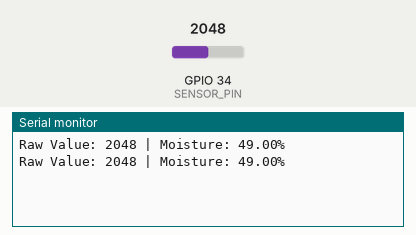
This sketch was run on a simulated ESP32. Parts: the last lines printed to the serial monitor. The test bench sets the inputs (shaded band); at power-on: GPIO 34 (SENSOR_PIN) = 2048.

Above: at 1.8 s.
1.9 s: GPIO 34 (SENSOR_PIN) set to 2866
At 2.5 s:
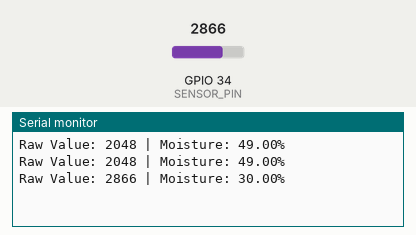
3.4 s: GPIO 34 (SENSOR_PIN) set to 3603
At 4.8 s:
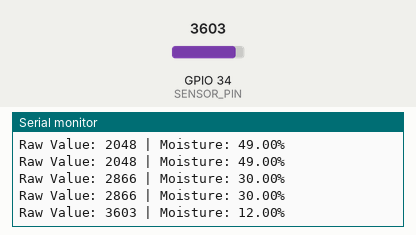
Timing chart, 0 to 6.4 s (numbered marks = the images above; inputs shaded):
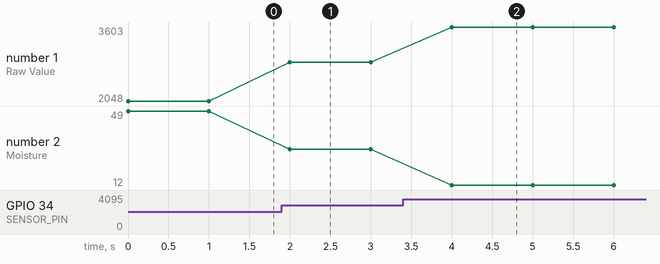

Measured:
- after the input at 1.9 s, the serial monitor: prints a new line after 0.10 s (image 1)
- after the input at 3.4 s, the serial monitor: prints a new line after 0.60 s (image 2)
- plotted number 1: 2048 → 2866 after the input at 1.9 s, 2866 → 3603 after the input at 3.4 s
- plotted number 2: 49 → 30 after the input at 1.9 s, 30 → 12 after the input at 3.4 s

The sketch:

Moisturesensor.ino
```cpp
#define SENSOR_PIN 34  // Analog pin connected to sensor

void setup() {
  Serial.begin(115200);
}

void loop() {
  int sensorValue = analogRead(SENSOR_PIN);

  // Convert to percentage (0 = Dry, 4095 = Wet for ESP32)
  float moisturePercent = map(sensorValue, 4095, 0, 0, 100);

  Serial.print("Raw Value: ");
  Serial.print(sensorValue);
  Serial.print(" | Moisture: ");
  Serial.print(moisturePercent);
  Serial.println("%");

  delay(1000);
}
```
